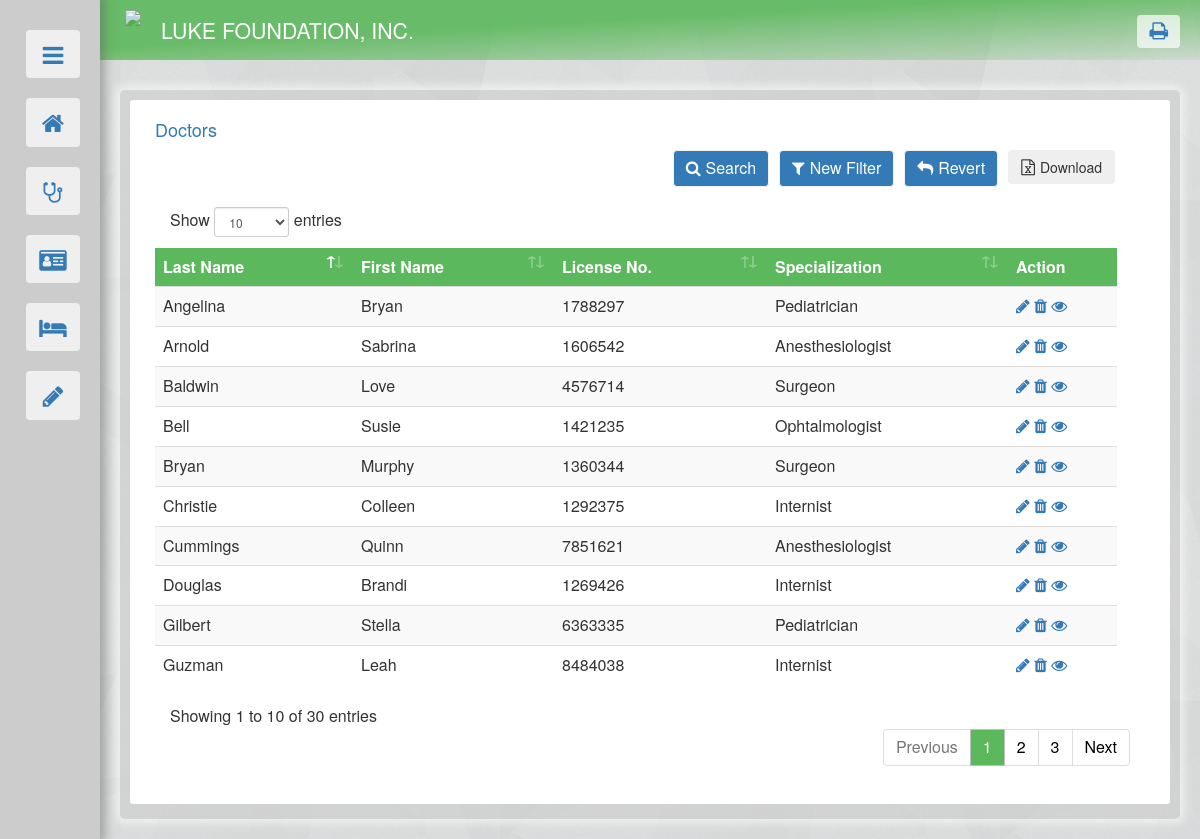
The app's page /doctors.php with its own data.
### tables this page shows
create table DOCTOR(
	DOC_LICENSE_NUM  CHAR(7) NOT NULL UNIQUE,
	LAST_NAME VARCHAR(20) NOT NULL,
	FIRST_NAME VARCHAR(20)  NOT NULL,
	ADDRESS VARCHAR(50),
	SPECIALIZATION VARCHAR(25),
	PRIMARY KEY (DOC_LICENSE_NUM)
);

### doctors.php (the view, shortened to what this page needs)
<!DOCTYPE html>
<html>
	<head>
		<link href="references/bootstrap.min.css" rel="stylesheet"/>
		<link rel="stylesheet" href="references/font-awesome.min.css">
		<link rel="stylesheet" type="text/css" href="theme2.css">
		<link rel="stylesheet" href="references/dataTables.bootstrap4.min.css"/>
	</head>
	<body style="justify-content: center;">
		<?php include("nav.php"); ?>
		<div id="body">
			<div class="container-fluid" id="outer">
				<?php
					include("dbconnect.php");
					$FN_MAX = 15;
					$LN_MAX = 20;
					$LIC_LENG = 7;
					$ADDR_MAX = 50;
				?>
				<div class="container-fluid" id="basic" >
					<div id="inner" >
						<div class="container-fluid" >
							<h4 style="color:#337ab7;">Doctors</h4>
						</div>
						<div class="container-fluid" >
							<div>
								<div class="container-fluid">
									<ul class="list-group">
										<?php
											$DEFAULT = 0;
											if(isset($_POST["filter_check"])){
												$F_SC = "";
												if(isset($_POST["FSC"])){
													if(strlen($_POST["FSC"])>0){
														$F_SC1 = $_POST["FSC"];
													}
													if(strlen($F_SC1)>1){
														$F_SC = 'SPECIALIZATION="'.$F_SC1.'"';
														$filter = " WHERE ".$F_SC;
													}else {
														$filter = "";
													}
												}
											} else {
												$filter = "";
											}
											$D_query = "SELECT * FROM DOCTOR $filter order by LAST_NAME asc";
											$output = $mydatabase->query($D_query);
											if($DEFAULT==0){
												include("doctors_filter.php");
												if ($output->num_rows > 0) {
													echo '<div id="tableCon"><table id="docdat" class="table table-striped row">
															<thead>
																<tr id="tophead">
																<td style="color:#ffffff">'.'Last Name'.'</th>
																<td style="color:#ffffff">'.'First Name'.'</th>
																<td style="color:#ffffff">'.'License No.'.'</th>
																<td style="color:#ffffff">'.'Specialization'.'</th>
																<td style="color:#ffffff">'.'Action'.'</th>
																</tr>
															</thead>';
													while($row = $output->fetch_assoc()) {
														echo 	'<tr>
																	<td>'.$row["LAST_NAME"].'</td>
																	<td>'.$row["FIRST_NAME"].'</td>
																	<td>'.$row["DOC_LICENSE_NUM"].'</td>
																	<td>'.$row["SPECIALIZATION"].'</td>
																	<td>
																		<a href=""><span class="fa fa-pencil" title="Edit"></span></a>
																		<a role="button" id="'.$row["DOC_LICENSE_NUM"].'" onclick="outer_close(this.id)"><span class="fa fa-trash" title="Delete"></span></a>
																		<a href="'.'doctors.php'.'?profilepage='.$row["DOC_LICENSE_NUM"].'">'.'<span class="fa fa-eye" title="See full detail"></span></a>
																	</td>
																</tr>';
													}
													echo 	'</table></div>';
												} else { echo "No Records."; }
											}else if ($DEFAULT==1) {
												$query = "SELECT s.CASE_NUM, s.SURG_DATE, s.SURG_ADDRESS, p.PAT_ID_NUM, p.PAT_FNAME, p.PAT_LNAME FROM SURGERY s, EYEPATIENT p WHERE s.PAT_ID_NUM=p.PAT_ID_NUM ORDER BY SURG_DATE DESC";
												$output1 = $mydatabase->prepare("SELECT * FROM DOCTOR where DOC_LICENSE_NUM = '$profile_p' ");
												$output1->execute();
												$line1 = $output1->get_result();
												$dataline = $line1->fetch_assoc();
												$output2 = $mydatabase->query($query);
												$D_NAME = $dataline["FIRST_NAME"].' '.$dataline["LAST_NAME"];
												$D_DLN = $dataline["DOC_LICENSE_NUM"];
												$D_LN = $dataline["LAST_NAME"];
												$D_FN = $dataline["FIRST_NAME"];
												$D_A = $dataline["ADDRESS"];
												$D_SP = $dataline["SPECIALIZATION"];
												$SPEC_choice = array('Select specialization', 'Pediatrician','Ophthalmologist','Anesthesiologist','Surgeon','Internist');
												echo '<div>
														<div class="container-fluid">
															<h3>Dr. '.$D_NAME.'</h3>
															<div class="panel panel-default" style="padding-bottom:10px;">
																<div class="panel-heading" id="tophead1">Doctor Information</div>
																<div class="panel-body row" style="margin:0px; padding:5px 10px;">
																	<div class="col-md-3" style="font-weight:bold;">License Number</div>
																	<div class="col-md-9">'.$D_DLN.'</div>
																</div>
																<div class="panel-body row" style="margin:0px; padding:5px 10px;">
																	<div class="col-md-3" style="font-weight:bold;">Address</div>
																	<div class="col-md-9">'.$D_A.'</div>
																</div>
																<div class="panel-body row" style="margin:0px; padding:5px 10px;">
																	<div class="col-md-3" style="font-weight:bold;">Specialization</div>
																	<div class="col-md-9">'.$D_SP.'</div>
																</div>
															</div>
															<div class="panel panel-default" style="padding-bottom:10px;">
																<div class="panel-heading" id="tophead1">Surgeries Attended</div>
																<div class="panel-body row" style="margin:0px; padding:5px 10px;">
																		<table id="docdat2" class="table table-striped row">
																		<thead>
																			<tr id="tophead">
																			<td style="color:#ffffff">'.'Date'.'</th>
																			<td style="color:#ffffff">'.'Patient'.'</th>
																			<td style="color:#ffffff">'.'Address'.'</th>
																			<td style="color:#ffffff">'.'Action'.'</th>
																			</tr>
																		</thead>';
												while($dataline2 = $output2->fetch_assoc()) {
													echo 	'<tr>
																<td>'.$dataline2["SURG_DATE"].'</td>
																<td><a href="patient.php?profilepage='.$dataline2["PAT_ID_NUM"].'""><span class="fa fa-external-link" title="View patient"></span></a> '.$dataline2["PAT_FNAME"].' '.$dataline2["PAT_LNAME"].'</td>
																<td>'.$dataline2["SURG_ADDRESS"].'</td>
																<td>
																	<a href=""><span class="fa fa-pencil" title="Edit"></span></a>
																	<a href=""><span class="fa fa-trash" title="Delete"></span></a>
																	<a href="'.'surgery.php'.'?profilepage='.$dataline2["CASE_NUM"].'">'.'<span class="fa fa-eye" title="See full detail"></span></a>
																</td>
															</tr>';
												}
												echo				'</table>
																</div>
															</div>
														</div>
													</div>';
												echo '<div id="link_buttons">
														<button class="btn btn-default" id="del_button" value="doctors" data-toggle="modal" data-target="#confirm_this" style="margin-left:15px;"> <span class="fa fa-trash" style="font-size:15px;"></span> Delete </button>
														<button type="button" class="btn btn-default" data-toggle="modal" data-target="#EditBox" style="margin-left:10px;"><span class="fa fa-edit" style="font-size:15px;"></span> Edit</button>
														<div style="text-align:right;"><a role="button" class="btn" id="go" style="margin-right:15px;" href="doctors.php">Back</a></div>
													</div>';
												echo '<div class="modal fade" id="EditBox" role="dialog" style="top:50px;">
														<div class="modal-dialog modal-lg">';
												echo 		'<div class="modal-content">
																<div class="modal-header">
																	<button type="button" class="close" data-dismiss="modal">&times;</button>
																	<h4 class="modal-title">Edit Record</h4>
																</div>
																<div class="modal-body">';
												echo 				'<div class="container-fluid">
																		<form method="post" id="updating">
																			<p style="margin-bottom: 20px; color:#666666;">
																				Please do not leave the required<span style="color: #d9534f">*</span> fields blank.
																			</p>
																			<div class="container-fluid" style="margin-bottom: 10px;">
																				<label for="F_NAME" style="width: 175px; float: left; ">First Name<span style="color: #d9534f">*</span> </label>
																				<input type="text" class="form-control" id="F_NAME" maxlength="'.$FN_MAX.'" name="F_NAME" value="'.$D_FN.'" style="width: 150px; float: left;" required >
																			</div>
																			<div class="container-fluid" style="margin-bottom: 10px;">
																				<label for="L_NAME" style="width: 175px; float: left; ">Last Name<span style="color: #d9534f">*</span> </label>
																				<input type="text" class="form-control" id="L_NAME" maxlength="'.$LN_MAX.'" name="L_NAME" value="'.$D_LN.'" style="width: 150px; float: left;" required >
																			</div>
																			<div class="container-fluid" style="margin-bottom: 10px;">
																				<label for="LICENSE_NUM" style="width: 175px; float: left; ">License Number<span style="color: #d9534f">*</span> </label>
																				<input pattern="\d{5,7}" type="text" class="form-control" id="LICENSE_NUM" maxlength="'.$LIC_LENG.'" name="LICENSE_NUM" value="'.$D_DLN.'" style="width: 90px; float: left;" required >
																			</div>
																			<div class="container-fluid" style="margin-bottom: 10px;">
																				<label for="ADDRESS" style="width: 175px; float: left; ">Address </label>
																				<input type="text" class="form-control" id="ADDRESS" maxlength="'.$ADDR_MAX.'" name="ADDRESS" value="'.$D_A.'" style="max-width: 450px; float: left;">
																			</div>
																				<div class="container-fluid" style="margin-bottom: 10px;">
																					<label for="SPECIALIZATION" style="width: 175px; float: left; ">Specialization</label>
																					<select class="form-control" id="SPECIALIZATION" name="SPECIALIZATION" style="max-width: 250px; float: left;">';
																					for ($spec=0; $spec < sizeof($SPEC_choice); $spec++) {
																						if($spec==0){
																							echo '<option value = "">-Select specialization-</option>';
																						}else{
																							if($D_SP==$SPEC_choice[$spec]){
																								echo '<option value = "'.$SPEC_choice[$spec].'" selected>'.$SPEC_choice[$spec].'</option>';
																							}else{
																								echo '<option value = "'.$SPEC_choice[$spec].'">'.$SPEC_choice[$spec].'</option>';
																							}
																						}
																					}
																					echo '</select>
																			</div>
																				<div class="text-center" style="margin-top: 20px;">
																				<button type="submit" onclick="update()" class="btn btn-default" value="'.$D_DLN.'" name="doctors_update">Update</button>
																			</div>
																		</form>
																	</div>';
												echo 			'</div>
																<div class="modal-footer">
																	<button type="button" class="btn btn-default" data-dismiss="modal" >Cancel</button>
																	</div>
																</div>';
												echo 			'<script>
																	function update() {
																		var license = document.getElementById("LICENSE_NUM").value;
																		document.getElementById("updating").action = "doctors.php?profilepage="+license;
																	}
																</script>
															</div>
														</div>';
											}else if($DEFAULT==2){
												$del = "DELETE FROM DOCTOR WHERE DOC_LICENSE_NUM = '$delete_p' ";
												if ($mydatabase->query($del) === TRUE) {
													echo "Record deleted.";
													echo '<div class="row" style="text-align:right;"><a role="btn" class="btn" id="go"  href="'.'doctors.php'.'">Back</a></div>';
												} else {
													echo '<div style="margin-top:10px;" class="alert alert-danger alert-dismissable"><a class="close" data-dismiss="alert" aria-label="close">&times;</a>
														<p><strong>Cannot Delete Record</strong></p>
														<p>Error deleting record: '.$mydatabase->error.'</p></div>';
													echo '<div class="row" style="text-align:right;"><a role="btn" class="btn" id="go"  href="'.'doctors.php'.'">Back</a></div>';
												}
											}
										?>
									</ul>
								</div>
							</div>
						</div>
					</div>
				</div>
			</div>
		</div>
	</body>
</html>

### nav.php (shortened to what this page needs)
<?php
	$link = array("Home.php", "doctors.php", "patient.php", "surgery.php");
	$link_sym = array("home", "stethoscope", "id-card", "bed");
	echo '<div style="position: relative;"><div id="sider">
			<div style="padding: 20px;">';
	echo 		'<button class="btn" onclick="OSB()" id="OSB" value="0"  style="float: right; width: 54px;">
					<span class="fa fa-bars"></span>
				</button>';
	for ($i=0; $i < sizeof($link); $i++) {
		echo '<a  href="'.$link[$i].'">
				<button class="btn" id="OSB" style="float:right;">
					<span class=" fa fa-'.$link_sym[$i].'"></span>';
		echo 	'</button>
			</a>';
	}
	$forms = " Forms ";
	echo '<button class="btn" id="FSB" onclick="FSB()" style="float:right;">
			<span class=" fa fa-pencil" value="0"></span>
			<p class="collapse peeklabel" id="nav-label" style="font-size: 12pt; float:left; padding-top:5px; padding-left: 20px;">'.$forms.'</p>
		</button>
		<div id="subform">';
	echo '</div></div></div></div>';
	echo
	'<div class="container" id="headlogo" style="transition: 0.5s; background: linear-gradient(to bottom right, rgba(92, 184, 92, 0.9) 40%, rgba(92, 184, 92, 0) 110%); padding: 10px; width: calc(100% - 100px); height:60px; margin-left:100px; margin-bottom: 10px; min-width: 950px;">
		<a href="Home.php">
		<div >
			<img style="float:left; height:40px; margin-left:15px; opacity:0.9;" src="images/luke_logo.bmp">
			<p style="float:left; font-size:16pt; color:#ffffff; margin: 5px 20px;"> LUKE FOUNDATION, INC. </p>
		</div>
		</a>
		<div style="float:right;">
			<button class="btn" onclick="page_print()" style="margin-right:10px; border: none;"><span class="fa fa-print" style="font-size:20px;"></span> </button>
		</div>
	</div>';
?>

### doctors_filter.php (shortened to what this page needs)
<?php
	echo '<div class="row" id="criteria_buttons">';
	echo '<div style="float: right; margin: 0px 30px 10px 0px;"><button type="button" class="btn" id="download" ><span class="fa fa-file-excel-o" style="font-size:16px; margin-right:5px;"></span>Download</button></div>';
	$where = "'doctors.php'";
	echo '<div style="float: right; margin: 0px 10px 10px 0px;"><button type="button" class="btn" id="go" onclick="location.href='.$where.'" ><span class="fa fa-reply" style="font-size:16px; margin-right:5px;"></span>Revert</button></div>';
	echo '<div style="float: right; margin: 0px 10px 10px 0px;"><button type="button" class="btn" data-toggle="collapse" data-target="#upper" id="go" ><span class="fa fa-filter" style="font-size:16px; margin-right:5px;"></span>New Filter</button></div>';
	echo '<div style="float: right; margin: 0px 10px 10px 0px;"><button type="button" class="btn" data-toggle="collapse" data-target="#upper1" id="go" ><span class="fa fa-search" style="font-size:16px; margin-right:5px;"></span>Search</button></div>';
	echo '</div>';
?>

### theme2.css (style rules this page uses)
#sider { background-color: rgb(204, 204, 204); z-index: 1; color: #337ab7; position: fixed; width: 100px; height: 100%; transition: 0.5s; }
#sider button { width: 90%; font-size:24px; margin: 10px 0px; }
#headlogo button { margin-top: 5px; background-color: rgba(255, 255, 255, 0.7); color: #337ab7; }
#body { padding: 20px; margin-left: 100px; }
body { background-image: url("/images/bg2.png"); background-color: #d9d9d9; }
#outer { background-color: rgba(204, 204, 204, 0.5); margin: auto; padding: 10px 10px 15px 10px; border-radius: 5px; min-width: 900px; box-shadow: 0px 0px 10px 4px rgba(255,255,255, 0.6); }
div, li, td { font-size: 12pt; overflow-wrap: break-word; }
#tophead { background-color: #5cb85c; border-radius: 5px; color: #f2f2f2; border: 0px; font-weight: bold; }
#go, #veracity { background-color: #337ab7; border-color: #f2f2f2; color: #ffffff; font-size: 12pt; }
#basic { background-color: #ffffff; padding: 0px; margin: 0px; border-radius: 3px; }
#inner { padding: 10px; }

### records on screen
doctor: LAST_NAME "Angelina", FIRST_NAME "Bryan", DOC_LICENSE_NUM "1788297", SPECIALIZATION "Pediatrician"
doctor: LAST_NAME "Arnold", FIRST_NAME "Sabrina", DOC_LICENSE_NUM "1606542", SPECIALIZATION "Anesthesiologist"
doctor: LAST_NAME "Baldwin", FIRST_NAME "Love", DOC_LICENSE_NUM "4576714", SPECIALIZATION "Surgeon"
doctor: LAST_NAME "Bell", FIRST_NAME "Susie", DOC_LICENSE_NUM "1421235", SPECIALIZATION "Ophtalmologist"
doctor: LAST_NAME "Bryan", FIRST_NAME "Murphy", DOC_LICENSE_NUM "1360344", SPECIALIZATION "Surgeon"
doctor: LAST_NAME "Christie", FIRST_NAME "Colleen", DOC_LICENSE_NUM "1292375", SPECIALIZATION "Internist"
doctor: LAST_NAME "Cummings", FIRST_NAME "Quinn", DOC_LICENSE_NUM "7851621", SPECIALIZATION "Anesthesiologist"
doctor: LAST_NAME "Douglas", FIRST_NAME "Brandi", DOC_LICENSE_NUM "1269426", SPECIALIZATION "Internist"
doctor: LAST_NAME "Gilbert", FIRST_NAME "Stella", DOC_LICENSE_NUM "6363335", SPECIALIZATION "Pediatrician"
doctor: LAST_NAME "Guzman", FIRST_NAME "Leah", DOC_LICENSE_NUM "8484038", SPECIALIZATION "Internist"
